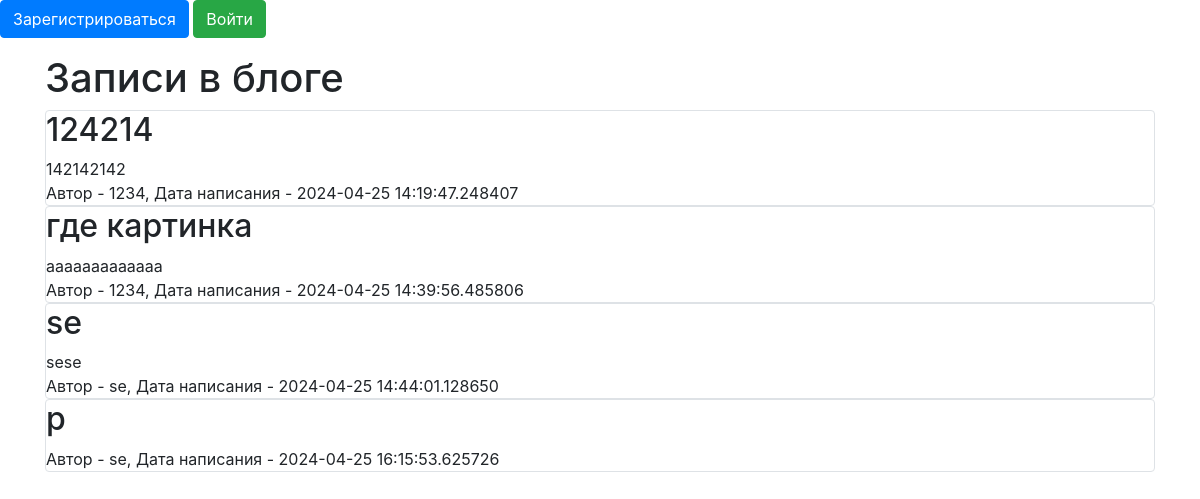
/index, run on the app's committed database.
### data/news.py (models this page shows)
class News(SqlAlchemyBase):
    __tablename__ = 'news'
    id = sqlalchemy.Column(sqlalchemy.Integer,
                           primary_key=True, autoincrement=True)
    title = sqlalchemy.Column(sqlalchemy.String, nullable=True)
    content = sqlalchemy.Column(sqlalchemy.String, nullable=True)
    created_date = sqlalchemy.Column(sqlalchemy.DateTime,
                                     default=datetime.datetime.now)
    is_private = sqlalchemy.Column(sqlalchemy.Boolean, default=True)
    user_id = sqlalchemy.Column(sqlalchemy.Integer,
                                sqlalchemy.ForeignKey("users.id"))
    user = orm.relationship('User')

### data/users.py (models this page shows, shortened)
class User(SqlAlchemyBase, UserMixin, SerializerMixin):
    __tablename__ = 'users'
    id = sqlalchemy.Column(sqlalchemy.Integer, primary_key=True, autoincrement=True)
    name = sqlalchemy.Column(sqlalchemy.String, nullable=True)
    about = sqlalchemy.Column(sqlalchemy.String, nullable=True)
    email = sqlalchemy.Column(sqlalchemy.String, index=True, unique=True, nullable=True)
    hashed_password = sqlalchemy.Column(sqlalchemy.String, nullable=True)
    photo = sqlalchemy.Column(sqlalchemy.String, default="/img/image.jpg")
    created_date = sqlalchemy.Column(sqlalchemy.DateTime, default=datetime.datetime.now)
    news = orm.relationship("News", back_populates='user')

### server.py (the view)
@app.route('/')
@app.route('/index')
def index():
    db_sess = db_session.create_session()
    if current_user.is_authenticated:
        news = db_sess.query(News).filter(
            (News.user == current_user) | (News.is_private == True) | (News.is_private != True))
    else:
        news = db_sess.query(News).filter(News.is_private != True)
    return render_template("index.html", news=news)

### data/db_session.py (called while the page is built)
def create_session() -> Session:
    global __factory
    return __factory()

### templates/index.html (shortened to what this page needs)
{% extends "base.html" %}
{% block content %}
<h1>Записи в блоге </h1>
{% for item in news%}
<div class="col-md6 border rounded">
    <h2>{{item.title}}</h2>
    <div>
        {{item.content}}
    </div>
    <div>
        Автор - {{item.user.name}}, Дата написания - {{item.created_date}}
    </div>
</div>
{% endfor %}
{% endblock %}

### templates/base.html (shortened to what this page needs)
<!doctype html>
<html lang="en">
    <head>
        <link rel="stylesheet"
              href="https://stackpath.bootstrapcdn.com/bootstrap/4.4.1/css/bootstrap.min.css"
>
    </head>
    <body>
        <header>
            {% if current_user.is_authenticated %}
                <a class="navbar-brand" href="/project3/profile/{{ current_user.id }}">{{ current_user.name }}</a>
            {% else %}
                <p>
                    <a class="btn btn-primary " href="/project3/register">Зарегистрироваться</a>
                    <a class="btn btn-success" href="/project3/login">Войти</a>
                </p>
            {% endif %}
        </header>
        <main role="main" class="container">
            {% block content %}{% endblock %}
        </main>
    </body>
</html>

### data on the page
News: title "124214", content "142142142", user.name "1234", created_date "2024-04-25 14:19:47.248407"
News: title "где картинка", content "ааааааааааааа", user.name "1234", created_date "2024-04-25 14:39:56.485806"
News: title "se", content "sese", user.name "se", created_date "2024-04-25 14:44:01.128650"
News: title "р", user.name "se", created_date "2024-04-25 16:15:53.625726"
